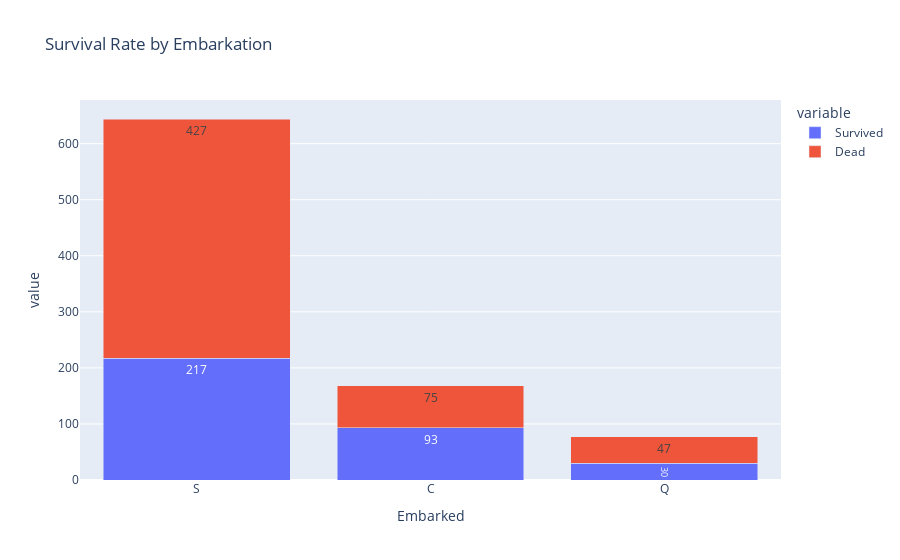

The notebook cell saved with this chart:
### Code cell
df = visualisation('Embarked')
df_t = df.transpose()

fig = px.bar(
    data_frame = df_t,
    x = df_t.index,
    y = df_t.columns,
    barmode= 'stack',
    text_auto =True,
    title = 'Survival Rate by Embarkation'
)

fig.show()

### Figure 1 — Plotly figure (JSON) as saved in the notebook; plotly's stock layout.template omitted (floating-point values rounded to 4 significant figures)
{"data": [{"hovertemplate": "variable=Survived<br>Embarked=%{x}<br>value=%{y}<extra></extra>", "legendgroup": "Survived", "marker": {"color": "#636efa", "pattern": {"shape": ""}}, "name": "Survived", "orientation": "v", "showlegend": true, "textposition": "auto", "texttemplate": "%{y}", "type": "bar", "x": ["S", "C", "Q"], "xaxis": "x", "y": [217, 93, 30], "yaxis": "y"}, {"hovertemplate": "variable=Dead<br>Embarked=%{x}<br>value=%{y}<extra></extra>", "legendgroup": "Dead", "marker": {"color": "#EF553B", "pattern": {"shape": ""}}, "name": "Dead", "orientation": "v", "showlegend": true, "textposition": "auto", "texttemplate": "%{y}", "type": "bar", "x": ["S", "C", "Q"], "xaxis": "x", "y": [427, 75, 47], "yaxis": "y"}], "layout": {"barmode": "stack", "legend": {"title": {"text": "variable"}, "tracegroupgap": 0}, "title": {"text": "Survival Rate by Embarkation"}, "xaxis": {"anchor": "y", "domain": [0, 1], "title": {"text": "Embarked"}}, "yaxis": {"anchor": "x", "domain": [0, 1], "title": {"text": "value"}}}}
